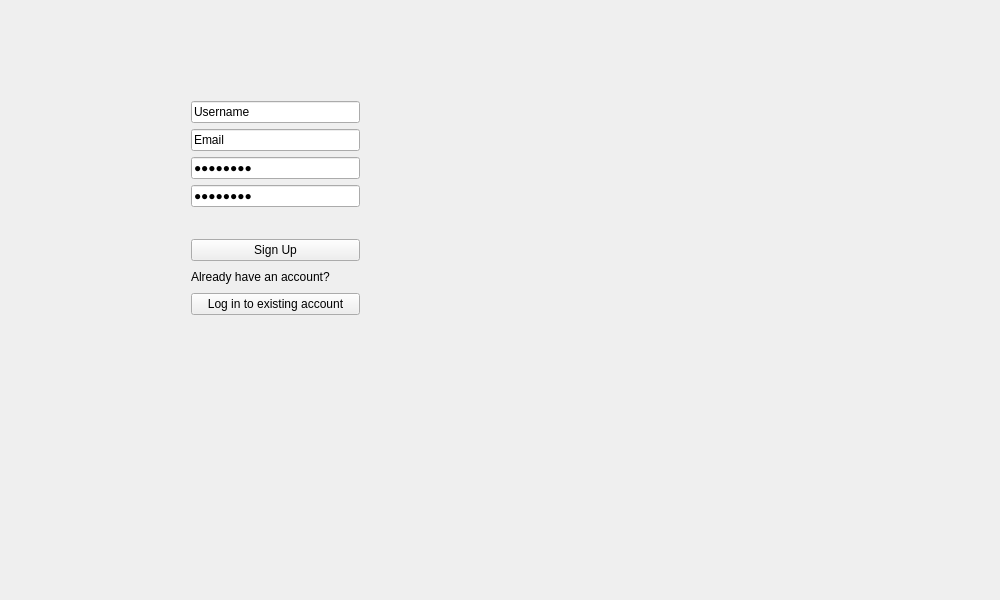
<?xml version="1.0" encoding="UTF-8"?>
<ui version="4.0">
 <class>SignUpWindowClass</class>
 <widget class="QMainWindow" name="SignUpWindowClass">
  <property name="geometry">
   <rect>
    <x>0</x>
    <y>0</y>
    <width>600</width>
    <height>400</height>
   </rect>
  </property>
  <property name="windowTitle">
   <string>SignUpWindow</string>
  </property>
  <widget class="QWidget" name="centralWidget">
   <property name="sizePolicy">
    <sizepolicy hsizetype="Preferred" vsizetype="Preferred">
     <horstretch>0</horstretch>
     <verstretch>0</verstretch>
    </sizepolicy>
   </property>
   <property name="minimumSize">
    <size>
     <width>1000</width>
     <height>600</height>
    </size>
   </property>
   <property name="maximumSize">
    <size>
     <width>1000</width>
     <height>600</height>
    </size>
   </property>
   <widget class="QWidget" name="widget" native="true">
    <property name="geometry">
     <rect>
      <x>180</x>
      <y>90</y>
      <width>191</width>
      <height>236</height>
     </rect>
    </property>
    <layout class="QVBoxLayout" name="verticalLayout">
     <item>
      <widget class="QLineEdit" name="UserSel">
       <property name="text">
        <string>Username</string>
       </property>
      </widget>
     </item>
     <item>
      <widget class="QLineEdit" name="usernameEdit">
       <property name="text">
        <string>Email</string>
       </property>
      </widget>
     </item>
     <item>
      <widget class="QLineEdit" name="emailEdit">
       <property name="text">
        <string>Password</string>
       </property>
       <property name="echoMode">
        <enum>QLineEdit::EchoMode::Password</enum>
       </property>
      </widget>
     </item>
     <item>
      <widget class="QLineEdit" name="passwordEdit">
       <property name="text">
        <string>Password</string>
       </property>
       <property name="echoMode">
        <enum>QLineEdit::EchoMode::Password</enum>
       </property>
      </widget>
     </item>
     <item>
      <widget class="QLabel" name="SignUpStatus">
       <property name="text">
        <string/>
       </property>
      </widget>
     </item>
     <item>
      <widget class="QPushButton" name="createUser">
       <property name="text">
        <string>Sign Up</string>
       </property>
      </widget>
     </item>
     <item>
      <widget class="QLabel" name="placeholderText">
       <property name="text">
        <string>Already have an account?</string>
       </property>
      </widget>
     </item>
     <item>
      <widget class="QPushButton" name="goToLog">
       <property name="text">
        <string>Log in to existing account</string>
       </property>
      </widget>
     </item>
    </layout>
   </widget>
  </widget>
 </widget>
 <layoutdefault spacing="6" margin="11"/>
 <resources/>
 <connections/>
</ui>
